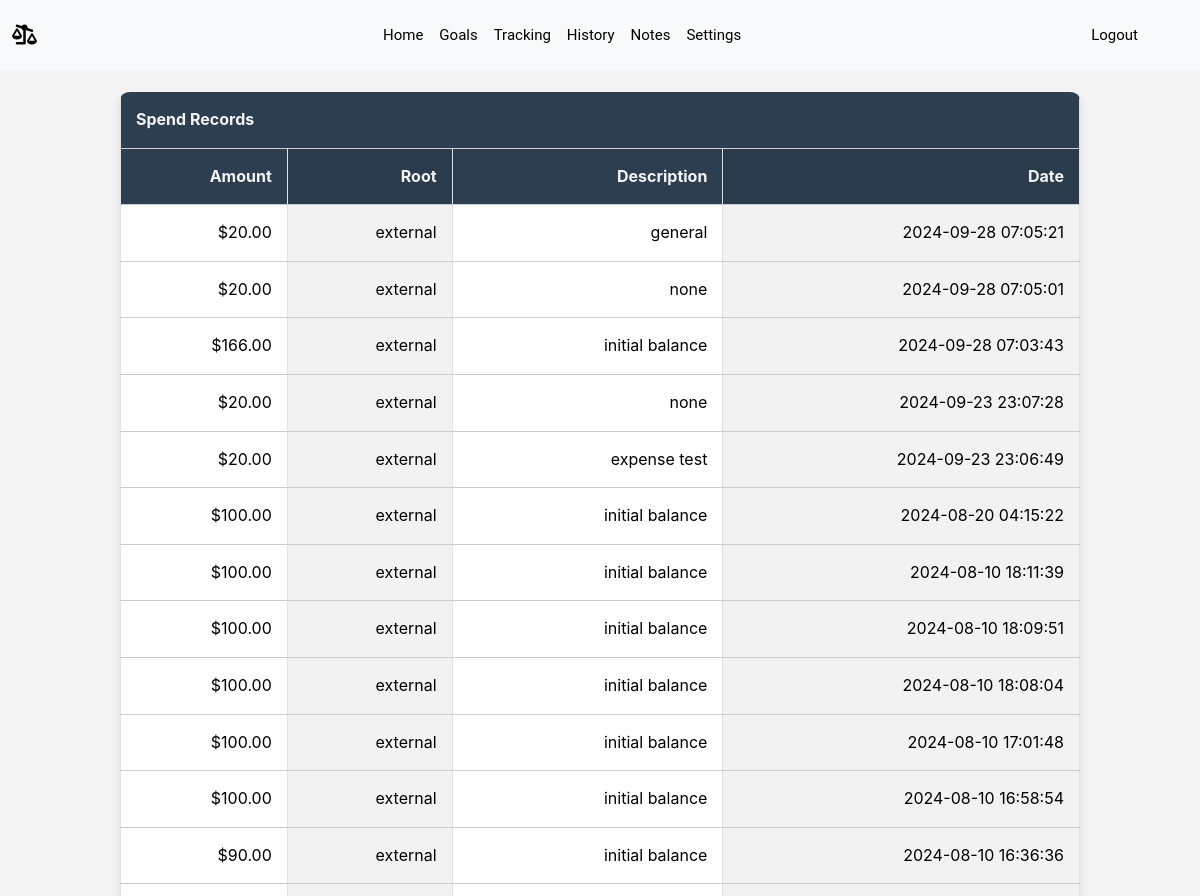
/spend_history (signed in, upper part), run on an earlier commit of the app's database.
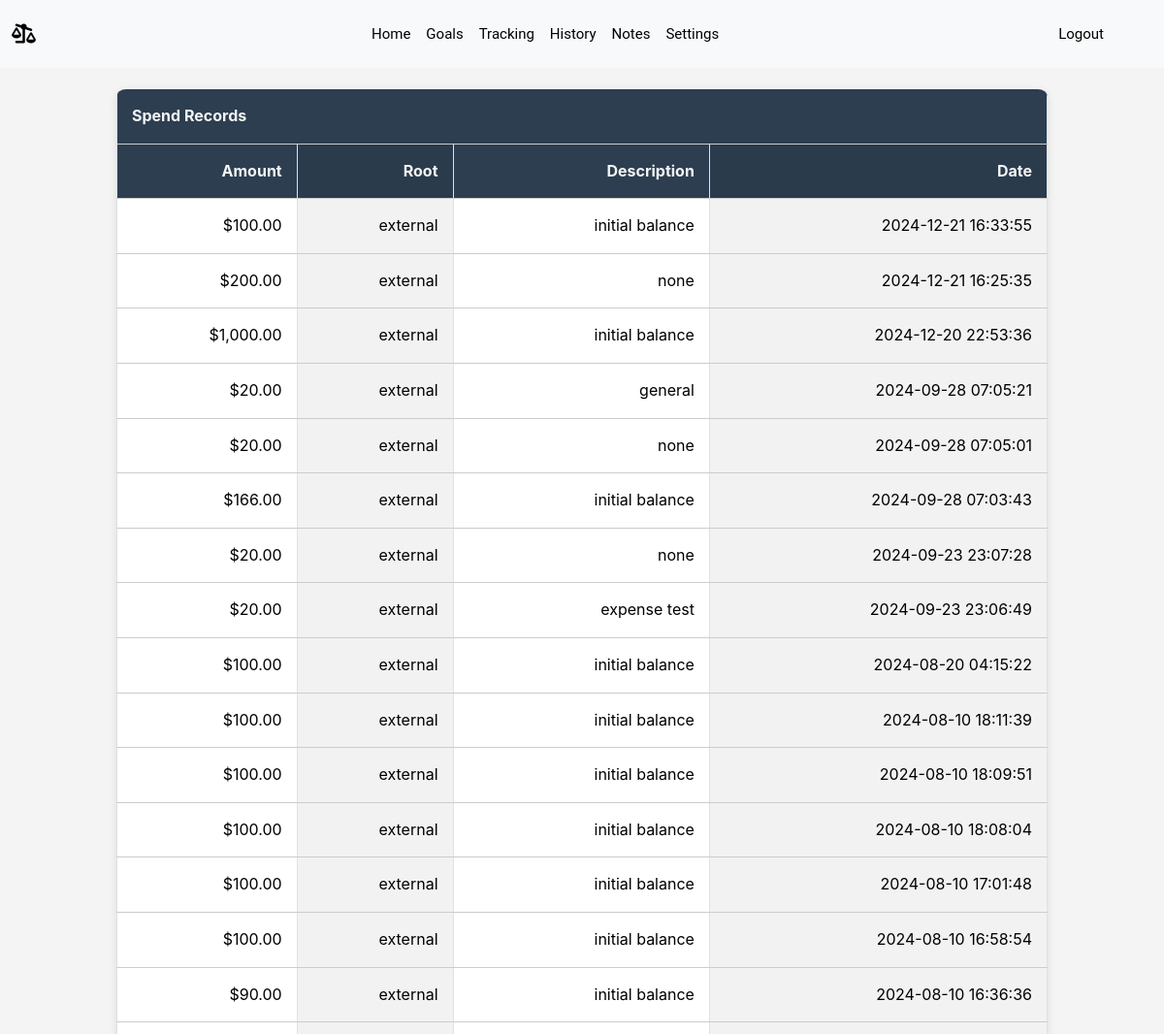
And on a later commit of the database.
### models.py (models this page shows)
class Spend(db.Model):
    id = db.Column(db.Integer, primary_key=True)
    user_id = db.Column(db.Integer, db.ForeignKey('user.id'), nullable=False)
    amount = db.Column(db.Numeric(precision=10, scale=2), nullable=False, default="0")
    description = db.Column(db.String(200))
    root = db.Column(db.String(120), nullable=False)
    tag = db.Column(db.String(30))
    timestamp = db.Column(db.DateTime, nullable=False, default=db.func.current_timestamp())

### app.py (the view)
@app.route('/spend_history', methods=["GET", "POST"])
@login_required
def spend_history():
    spend_records = Spend.query.all()
    spend_records_data = []
    for record in spend_records:
        spend_records_data.append({
            "tag": record.tag,
            "amount": record.amount,
            "root": record.root,
            "description": record.description,
            "timestamp": record.timestamp
        })
    return render_template("spend_history.html", spend_records_data=spend_records_data)

### helpers.py (called while the page is built)
def login_required(f):
    @wraps(f)
    def decorated_function(*args, **kwargs):
        if session.get("user_id") is None:
            return redirect("/login")
        return f(*args, **kwargs)
    return decorated_function

def usd(value):
    if not value:
        value = 0
    if value < 0:
        return "-${:,.2f}".format(abs(value))
    else:
        return "${:,.2f}".format(value)

### templates/spend_history.html
{% extends "layout.html" %}
{% block body %}
<main>
    {% set reversed_spend = spend_records_data|reverse %}
        <table class="table table-group-divider table-bordered table-striped-columns">
            <thead>
                <th colspan="4" class="text-start center">Spend Records</th>
            </thead>
            <tbody>
                <tr>
                    <th class="text-end">Amount</th>
                    <th class="text-end">Root</th>
                    <th class="text-end">Description</th>
                    <th class="text-end">Date</th>
                </tr>
                {% for record in reversed_spend %}
                    <tr>
                        <td class="text-end">{{ record.amount|usd }}</td>
                        <td class="text-end">{{ record.root }}</td>
                        <td class="text-end">{{ record.description }}</td>
                        <td class="text-end">{{ record.timestamp }}</td>
                    </tr>
                {% endfor %}
            </tbody>
        </table>
    </main>
    {% endblock %}

What changed in the data, as far as the page shows it:
added Spend: amount "$100.00", root "external", description "initial balance", timestamp "2024-12-21 16:33:55"
added Spend: amount "$200.00", root "external", description "none", timestamp "2024-12-21 16:25:35"
added Spend: amount "$1,000.00", root "external", description "initial balance", timestamp "2024-12-20 22:53:36"
